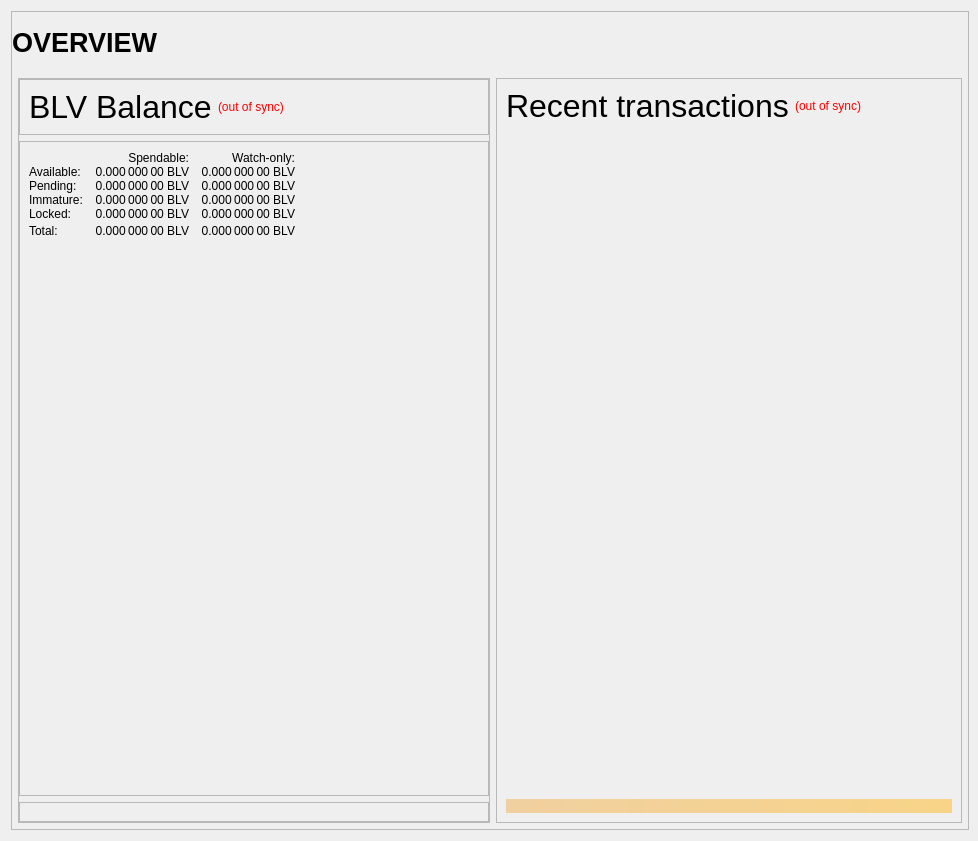
<?xml version="1.0" encoding="UTF-8"?>
<ui version="4.0">
 <class>OverviewPage</class>
 <widget class="QWidget" name="OverviewPage">
  <property name="geometry">
   <rect>
    <x>0</x>
    <y>0</y>
    <width>978</width>
    <height>841</height>
   </rect>
  </property>
  <property name="minimumSize">
   <size>
    <width>960</width>
    <height>682</height>
   </size>
  </property>
  <property name="windowTitle">
   <string>Form</string>
  </property>
  <layout class="QVBoxLayout" name="topLayout" stretch="1">
   <property name="rightMargin">
    <number>9</number>
   </property>
   <item>
    <widget class="QFrame" name="frame_BG">
     <property name="minimumSize">
      <size>
       <width>850</width>
       <height>610</height>
      </size>
     </property>
     <property name="maximumSize">
      <size>
       <width>16777215</width>
       <height>16777215</height>
      </size>
     </property>
     <property name="frameShape">
      <enum>QFrame::StyledPanel</enum>
     </property>
     <property name="frameShadow">
      <enum>QFrame::Raised</enum>
     </property>
     <layout class="QVBoxLayout" name="verticalLayout_3" stretch="1">
      <property name="leftMargin">
       <number>0</number>
      </property>
      <property name="topMargin">
       <number>0</number>
      </property>
      <property name="rightMargin">
       <number>0</number>
      </property>
      <property name="bottomMargin">
       <number>6</number>
      </property>
      <item>
       <layout class="QVBoxLayout" name="verticalLayout_Master" stretch="0,1">
        <property name="leftMargin">
         <number>0</number>
        </property>
        <property name="topMargin">
         <number>0</number>
        </property>
        <property name="rightMargin">
         <number>0</number>
        </property>
        <property name="bottomMargin">
         <number>0</number>
        </property>
        <item>
         <widget class="QFrame" name="frame_Header">
          <layout class="QVBoxLayout" name="verticalLayout_Header" stretch="0">
           <property name="leftMargin">
            <number>0</number>
           </property>
           <property name="topMargin">
            <number>0</number>
           </property>
           <property name="rightMargin">
            <number>0</number>
           </property>
           <property name="bottomMargin">
            <number>0</number>
           </property>
           <item>
            <layout class="QHBoxLayout" name="horizontalLayout_Header" stretch="1,0,1">
             <property name="spacing">
              <number>6</number>
             </property>
             <item>
              <widget class="QLabel" name="labelOverviewHeaderLeft">
               <property name="minimumSize">
                <size>
                 <width>464</width>
                 <height>60</height>
                </size>
               </property>
               <property name="maximumSize">
                <size>
                 <width>16777215</width>
                 <height>60</height>
                </size>
               </property>
               <property name="font">
                <font>
                 <pointsize>20</pointsize>
                 <weight>75</weight>
                 <bold>true</bold>
                </font>
               </property>
               <property name="text">
                <string>OVERVIEW</string>
               </property>
               <property name="alignment">
                <set>Qt::AlignLeading|Qt::AlignLeft|Qt::AlignVCenter</set>
               </property>
              </widget>
             </item>
             <item>
              <spacer name="horizontalSpacer_Header">
               <property name="orientation">
                <enum>Qt::Horizontal</enum>
               </property>
               <property name="sizeHint" stdset="0">
                <size>
                 <width>40</width>
                 <height>20</height>
                </size>
               </property>
              </spacer>
             </item>
             <item>
              <widget class="QLabel" name="labelOverviewHeaderRight">
               <property name="minimumSize">
                <size>
                 <width>464</width>
                 <height>60</height>
                </size>
               </property>
               <property name="maximumSize">
                <size>
                 <width>16777215</width>
                 <height>60</height>
                </size>
               </property>
               <property name="font">
                <font>
                 <pointsize>14</pointsize>
                </font>
               </property>
               <property name="text">
                <string/>
               </property>
               <property name="alignment">
                <set>Qt::AlignRight|Qt::AlignTrailing|Qt::AlignVCenter</set>
               </property>
              </widget>
             </item>
            </layout>
           </item>
          </layout>
         </widget>
        </item>
        <item>
         <widget class="QFrame" name="frame_Content">
          <layout class="QVBoxLayout" name="verticalLayout_Content">
           <property name="leftMargin">
            <number>6</number>
           </property>
           <property name="topMargin">
            <number>0</number>
           </property>
           <property name="rightMargin">
            <number>6</number>
           </property>
           <property name="bottomMargin">
            <number>0</number>
           </property>
           <item>
            <layout class="QHBoxLayout" name="horizontalLayout_Content" stretch="1,1">
             <property name="spacing">
              <number>6</number>
             </property>
             <item>
              <layout class="QVBoxLayout" name="verticalLayout_left" stretch="0">
               <item>
                <widget class="QFrame" name="frameObfuscation">
                 <property name="minimumSize">
                  <size>
                   <width>0</width>
                   <height>0</height>
                  </size>
                 </property>
                 <property name="frameShape">
                  <enum>QFrame::StyledPanel</enum>
                 </property>
                 <property name="frameShadow">
                  <enum>QFrame::Raised</enum>
                 </property>
                 <layout class="QVBoxLayout" name="verticalLayout" stretch="0,0,0">
                  <property name="leftMargin">
                   <number>0</number>
                  </property>
                  <property name="topMargin">
                   <number>0</number>
                  </property>
                  <property name="rightMargin">
                   <number>0</number>
                  </property>
                  <property name="bottomMargin">
                   <number>0</number>
                  </property>
                  <item>
                   <widget class="QFrame" name="frame_CombinedBalances">
                    <property name="minimumSize">
                     <size>
                      <width>470</width>
                      <height>0</height>
                     </size>
                    </property>
                    <property name="frameShape">
                     <enum>QFrame::StyledPanel</enum>
                    </property>
                    <property name="frameShadow">
                     <enum>QFrame::Raised</enum>
                    </property>
                    <layout class="QVBoxLayout" name="verticalLayout_5">
                     <property name="spacing">
                      <number>6</number>
                     </property>
                     <property name="sizeConstraint">
                      <enum>QLayout::SetNoConstraint</enum>
                     </property>
                     <item>
                      <layout class="QHBoxLayout" name="horizontalLayout_5" stretch="0,0,0">
                       <item>
                        <widget class="QLabel" name="label_5z">
                         <property name="minimumSize">
                          <size>
                           <width>0</width>
                           <height>20</height>
                          </size>
                         </property>
                         <property name="font">
                          <font>
                           <pointsize>24</pointsize>
                           <weight>50</weight>
                           <bold>false</bold>
                          </font>
                         </property>
                         <property name="text">
                          <string>BLV Balance</string>
                         </property>
                        </widget>
                       </item>
                       <item>
                        <widget class="QLabel" name="labelWalletStatus">
                         <property name="cursor">
                          <cursorShape>WhatsThisCursor</cursorShape>
                         </property>
                         <property name="toolTip">
                          <string>The displayed information may be out of date. Your wallet automatically synchronizes with the BitcoinLove network after a connection is established, but this process has not completed yet.</string>
                         </property>
                         <property name="styleSheet">
                          <string notr="true">QLabel { color: red; }</string>
                         </property>
                         <property name="text">
                          <string notr="true">(out of sync)</string>
                         </property>
                         <property name="alignment">
                          <set>Qt::AlignLeading|Qt::AlignLeft|Qt::AlignVCenter</set>
                         </property>
                        </widget>
                       </item>
                       <item>
                        <spacer name="horizontalSpacer_1">
                         <property name="orientation">
                          <enum>Qt::Horizontal</enum>
                         </property>
                         <property name="sizeHint" stdset="0">
                          <size>
                           <width>40</width>
                           <height>20</height>
                          </size>
                         </property>
                        </spacer>
                       </item>
                      </layout>
                     </item>
                    </layout>
                   </widget>
                  </item>
                  <item>
                   <widget class="QFrame" name="frame_Balances">
                    <property name="frameShape">
                     <enum>QFrame::StyledPanel</enum>
                    </property>
                    <property name="frameShadow">
                     <enum>QFrame::Raised</enum>
                    </property>
                    <layout class="QVBoxLayout" name="verticalLayout_4">
                     <property name="topMargin">
                      <number>9</number>
                     </property>
                     <item>
                      <layout class="QGridLayout" name="gridLayout">
                       <property name="horizontalSpacing">
                        <number>12</number>
                       </property>
                       <property name="verticalSpacing">
                        <number>0</number>
                       </property>
                       <item row="4" column="0">
                        <widget class="QLabel" name="labelLockedBalanceText">
                         <property name="toolTip">
                          <string>Locked BLV or Masternode collaterals. These are excluded from zBLV minting.</string>
                         </property>
                         <property name="text">
                          <string>Locked:</string>
                         </property>
                        </widget>
                       </item>
                       <item row="4" column="2">
                        <widget class="QLabel" name="labelWatchLocked">
                         <property name="font">
                          <font>
                           <weight>50</weight>
                           <bold>false</bold>
                          </font>
                         </property>
                         <property name="cursor">
                          <cursorShape>IBeamCursor</cursorShape>
                         </property>
                         <property name="toolTip">
                          <string>Current locked balance in watch-only addresses</string>
                         </property>
                         <property name="text">
                          <string notr="true">0.000 000 00 BLV</string>
                         </property>
                         <property name="alignment">
                          <set>Qt::AlignRight|Qt::AlignTrailing|Qt::AlignVCenter</set>
                         </property>
                         <property name="textInteractionFlags">
                          <set>Qt::LinksAccessibleByMouse|Qt::TextSelectableByKeyboard|Qt::TextSelectableByMouse</set>
                         </property>
                        </widget>
                       </item>
                       <item row="3" column="2">
                        <widget class="QLabel" name="labelWatchImmature">
                         <property name="font">
                          <font>
                           <weight>50</weight>
                           <bold>false</bold>
                          </font>
                         </property>
                         <property name="cursor">
                          <cursorShape>IBeamCursor</cursorShape>
                         </property>
                         <property name="toolTip">
                          <string>Staked or masternode rewards in watch-only addresses that has not yet matured</string>
                         </property>
                         <property name="text">
                          <string notr="true">0.000 000 00 BLV</string>
                         </property>
                         <property name="alignment">
                          <set>Qt::AlignRight|Qt::AlignTrailing|Qt::AlignVCenter</set>
                         </property>
                         <property name="textInteractionFlags">
                          <set>Qt::LinksAccessibleByMouse|Qt::TextSelectableByKeyboard|Qt::TextSelectableByMouse</set>
                         </property>
                        </widget>
                       </item>
                       <item row="3" column="0">
                        <widget class="QLabel" name="labelImmatureText">
                         <property name="text">
                          <string>Immature:</string>
                         </property>
                        </widget>
                       </item>
                       <item row="5" column="0">
                        <widget class="QLabel" name="labelTotalText">
                         <property name="toolTip">
                          <string>Your current BitcoinLove balance, unconfirmed and immature transactions included</string>
                         </property>
                         <property name="text">
                          <string>Total:</string>
                         </property>
                        </widget>
                       </item>
                       <item row="1" column="1">
                        <widget class="QLabel" name="labelBalance">
                         <property name="font">
                          <font>
                           <weight>50</weight>
                           <bold>false</bold>
                          </font>
                         </property>
                         <property name="cursor">
                          <cursorShape>IBeamCursor</cursorShape>
                         </property>
                         <property name="toolTip">
                          <string>Your current spendable balance</string>
                         </property>
                         <property name="text">
                          <string notr="true">0.000 000 00 BLV</string>
                         </property>
                         <property name="alignment">
                          <set>Qt::AlignRight|Qt::AlignTrailing|Qt::AlignVCenter</set>
                         </property>
                         <property name="textInteractionFlags">
                          <set>Qt::LinksAccessibleByMouse|Qt::TextSelectableByKeyboard|Qt::TextSelectableByMouse</set>
                         </property>
                        </widget>
                       </item>
                       <item row="3" column="1">
                        <widget class="QLabel" name="labelImmature">
                         <property name="font">
                          <font>
                           <weight>50</weight>
                           <bold>false</bold>
                          </font>
                         </property>
                         <property name="cursor">
                          <cursorShape>IBeamCursor</cursorShape>
                         </property>
                         <property name="toolTip">
                          <string>Staked or masternode rewards that has not yet matured</string>
                         </property>
                         <property name="text">
                          <string notr="true">0.000 000 00 BLV</string>
                         </property>
                         <property name="alignment">
                          <set>Qt::AlignRight|Qt::AlignTrailing|Qt::AlignVCenter</set>
                         </property>
                         <property name="textInteractionFlags">
                          <set>Qt::LinksAccessibleByMouse|Qt::TextSelectableByKeyboard|Qt::TextSelectableByMouse</set>
                         </property>
                        </widget>
                       </item>
                       <item row="0" column="1">
                        <widget class="QLabel" name="labelSpendable">
                         <property name="text">
                          <string>Spendable:</string>
                         </property>
                         <property name="alignment">
                          <set>Qt::AlignRight|Qt::AlignTrailing|Qt::AlignVCenter</set>
                         </property>
                        </widget>
                       </item>
                       <item row="2" column="2">
                        <widget class="QLabel" name="labelWatchPending">
                         <property name="font">
                          <font>
                           <weight>50</weight>
                           <bold>false</bold>
                          </font>
                         </property>
                         <property name="cursor">
                          <cursorShape>IBeamCursor</cursorShape>
                         </property>
                         <property name="toolTip">
                          <string>Unconfirmed transactions to watch-only addresses</string>
                         </property>
                         <property name="text">
                          <string notr="true">0.000 000 00 BLV</string>
                         </property>
                         <property name="alignment">
                          <set>Qt::AlignRight|Qt::AlignTrailing|Qt::AlignVCenter</set>
                         </property>
                         <property name="textInteractionFlags">
                          <set>Qt::LinksAccessibleByMouse|Qt::TextSelectableByKeyboard|Qt::TextSelectableByMouse</set>
                         </property>
                        </widget>
                       </item>
                       <item row="5" column="2">
                        <widget class="QLabel" name="labelWatchTotal">
                         <property name="font">
                          <font>
                           <weight>50</weight>
                           <bold>false</bold>
                          </font>
                         </property>
                         <property name="cursor">
                          <cursorShape>IBeamCursor</cursorShape>
                         </property>
                         <property name="toolTip">
                          <string>Current total balance in watch-only addresses</string>
                         </property>
                         <property name="text">
                          <string notr="true">0.000 000 00 BLV</string>
                         </property>
                         <property name="alignment">
                          <set>Qt::AlignRight|Qt::AlignTrailing|Qt::AlignVCenter</set>
                         </property>
                         <property name="textInteractionFlags">
                          <set>Qt::LinksAccessibleByMouse|Qt::TextSelectableByKeyboard|Qt::TextSelectableByMouse</set>
                         </property>
                        </widget>
                       </item>
                       <item row="4" column="1">
                        <widget class="QLabel" name="labelLockedBalance">
                         <property name="font">
                          <font>
                           <weight>50</weight>
                           <bold>false</bold>
                          </font>
                         </property>
                         <property name="cursor">
                          <cursorShape>IBeamCursor</cursorShape>
                         </property>
                         <property name="toolTip">
                          <string>Locked BLV or Masternode collaterals. These are excluded from zBLV minting.</string>
                         </property>
                         <property name="text">
                          <string notr="true">0.000 000 00 BLV</string>
                         </property>
                         <property name="alignment">
                          <set>Qt::AlignRight|Qt::AlignTrailing|Qt::AlignVCenter</set>
                         </property>
                         <property name="textInteractionFlags">
                          <set>Qt::LinksAccessibleByMouse|Qt::TextSelectableByKeyboard|Qt::TextSelectableByMouse</set>
                         </property>
                        </widget>
                       </item>
                       <item row="5" column="3">
                        <spacer name="horizontalSpacer_9">
                         <property name="orientation">
                          <enum>Qt::Horizontal</enum>
                         </property>
                         <property name="sizeHint" stdset="0">
                          <size>
                           <width>40</width>
                           <height>20</height>
                          </size>
                         </property>
                        </spacer>
                       </item>
                       <item row="1" column="0">
                        <widget class="QLabel" name="labelBalanceText">
                         <property name="text">
                          <string>Available:</string>
                         </property>
                        </widget>
                       </item>
                       <item row="2" column="0">
                        <widget class="QLabel" name="labelPendingText">
                         <property name="text">
                          <string>Pending:</string>
                         </property>
                        </widget>
                       </item>
                       <item row="5" column="1">
                        <widget class="QLabel" name="labelTotal">
                         <property name="font">
                          <font>
                           <weight>50</weight>
                           <bold>false</bold>
                          </font>
                         </property>
                         <property name="cursor">
                          <cursorShape>IBeamCursor</cursorShape>
                         </property>
                         <property name="toolTip">
                          <string>Your current BitcoinLove balance, unconfirmed and immature transactions included</string>
                         </property>
                         <property name="text">
                          <string notr="true">0.000 000 00 BLV</string>
                         </property>
                         <property name="alignment">
                          <set>Qt::AlignRight|Qt::AlignTrailing|Qt::AlignVCenter</set>
                         </property>
                         <property name="textInteractionFlags">
                          <set>Qt::LinksAccessibleByMouse|Qt::TextSelectableByKeyboard|Qt::TextSelectableByMouse</set>
                         </property>
                        </widget>
                       </item>
                       <item row="0" column="2">
                        <widget class="QLabel" name="labelWatchonly">
                         <property name="text">
                          <string>Watch-only:</string>
                         </property>
                         <property name="alignment">
                          <set>Qt::AlignRight|Qt::AlignTrailing|Qt::AlignVCenter</set>
                         </property>
                        </widget>
                       </item>
                       <item row="2" column="1">
                        <widget class="QLabel" name="labelUnconfirmed">
                         <property name="font">
                          <font>
                           <weight>50</weight>
                           <bold>false</bold>
                          </font>
                         </property>
                         <property name="cursor">
                          <cursorShape>IBeamCursor</cursorShape>
                         </property>
                         <property name="toolTip">
                          <string>Total of transactions that have yet to be confirmed, and do not yet count toward the spendable balance</string>
                         </property>
                         <property name="text">
                          <string notr="true">0.000 000 00 BLV</string>
                         </property>
                         <property name="alignment">
                          <set>Qt::AlignRight|Qt::AlignTrailing|Qt::AlignVCenter</set>
                         </property>
                         <property name="textInteractionFlags">
                          <set>Qt::LinksAccessibleByMouse|Qt::TextSelectableByKeyboard|Qt::TextSelectableByMouse</set>
                         </property>
                        </widget>
                       </item>
                       <item row="1" column="2">
                        <widget class="QLabel" name="labelWatchAvailable">
                         <property name="font">
                          <font>
                           <weight>50</weight>
                           <bold>false</bold>
                          </font>
                         </property>
                         <property name="cursor">
                          <cursorShape>IBeamCursor</cursorShape>
                         </property>
                         <property name="toolTip">
                          <string>Your current balance in watch-only addresses</string>
                         </property>
                         <property name="text">
                          <string notr="true">0.000 000 00 BLV</string>
                         </property>
                         <property name="alignment">
                          <set>Qt::AlignRight|Qt::AlignTrailing|Qt::AlignVCenter</set>
                         </property>
                         <property name="textInteractionFlags">
                          <set>Qt::LinksAccessibleByMouse|Qt::TextSelectableByKeyboard|Qt::TextSelectableByMouse</set>
                         </property>
                        </widget>
                       </item>
                      </layout>
                     </item>
                     <item>
                      <spacer name="verticalSpacer_3">
                       <property name="orientation">
                        <enum>Qt::Vertical</enum>
                       </property>
                       <property name="sizeHint" stdset="0">
                        <size>
                         <width>20</width>
                         <height>40</height>
                        </size>
                       </property>
                      </spacer>
                     </item>
                    </layout>
                   </widget>
                  </item>
                  <item>
                   <widget class="QFrame" name="frame_ZerocoinBalances">
                    <property name="frameShape">
                     <enum>QFrame::StyledPanel</enum>
                    </property>
                    <property name="frameShadow">
                     <enum>QFrame::Raised</enum>
                    </property>
                    <layout class="QVBoxLayout" name="verticalLayout_7"/>
                   </widget>
                  </item>
                 </layout>
                </widget>
               </item>
              </layout>
             </item>
             <item>
              <layout class="QVBoxLayout" name="verticalLayout_right" stretch="1">
               <item>
                <widget class="QFrame" name="frame_RecentTransactions">
                 <property name="minimumSize">
                  <size>
                   <width>0</width>
                   <height>0</height>
                  </size>
                 </property>
                 <property name="frameShape">
                  <enum>QFrame::StyledPanel</enum>
                 </property>
                 <property name="frameShadow">
                  <enum>QFrame::Raised</enum>
                 </property>
                 <layout class="QVBoxLayout" name="verticalLayout_1" stretch="0,0,0,0">
                  <item>
                   <layout class="QHBoxLayout" name="horizontalLayout_2">
                    <item>
                     <widget class="QLabel" name="label_4">
                      <property name="minimumSize">
                       <size>
                        <width>0</width>
                        <height>20</height>
                       </size>
                      </property>
                      <property name="font">
                       <font>
                        <pointsize>24</pointsize>
                        <weight>50</weight>
                        <bold>false</bold>
                       </font>
                      </property>
                      <property name="text">
                       <string>Recent transactions</string>
                      </property>
                     </widget>
                    </item>
                    <item>
                     <widget class="QLabel" name="labelTransactionsStatus">
                      <property name="cursor">
                       <cursorShape>WhatsThisCursor</cursorShape>
                      </property>
                      <property name="toolTip">
                       <string>The displayed information may be out of date. Your wallet automatically synchronizes with the BitcoinLove network after a connection is established, but this process has not completed yet.</string>
                      </property>
                      <property name="styleSheet">
                       <string notr="true">QLabel { color: red; }</string>
                      </property>
                      <property name="text">
                       <string notr="true">(out of sync)</string>
                      </property>
                      <property name="alignment">
                       <set>Qt::AlignRight|Qt::AlignTrailing|Qt::AlignVCenter</set>
                      </property>
                     </widget>
                    </item>
                    <item>
                     <spacer name="horizontalSpacer">
                      <property name="orientation">
                       <enum>Qt::Horizontal</enum>
                      </property>
                      <property name="sizeHint" stdset="0">
                       <size>
                        <width>40</width>
                        <height>20</height>
                       </size>
                      </property>
                     </spacer>
                    </item>
                   </layout>
                  </item>
                  <item>
                   <widget class="QListView" name="listTransactions">
                    <property name="minimumSize">
                     <size>
                      <width>0</width>
                      <height>0</height>
                     </size>
                    </property>
                    <property name="styleSheet">
                     <string notr="true">QListView { background: transparent; }</string>
                    </property>
                    <property name="frameShape">
                     <enum>QFrame::NoFrame</enum>
                    </property>
                    <property name="verticalScrollBarPolicy">
                     <enum>Qt::ScrollBarAlwaysOff</enum>
                    </property>
                    <property name="horizontalScrollBarPolicy">
                     <enum>Qt::ScrollBarAlwaysOff</enum>
                    </property>
                    <property name="selectionMode">
                     <enum>QAbstractItemView::NoSelection</enum>
                    </property>
                   </widget>
                  </item>
                  <item>
                   <spacer name="verticalSpacer_2">
                    <property name="orientation">
                     <enum>Qt::Vertical</enum>
                    </property>
                    <property name="sizeType">
                     <enum>QSizePolicy::Expanding</enum>
                    </property>
                    <property name="sizeHint" stdset="0">
                     <size>
                      <width>20</width>
                      <height>40</height>
                     </size>
                    </property>
                   </spacer>
                  </item>
                  <item>
                   <widget class="QLabel" name="labelAlerts">
                    <property name="maximumSize">
                     <size>
                      <width>16777215</width>
                      <height>16777215</height>
                     </size>
                    </property>
                    <property name="styleSheet">
                     <string notr="true">background-color: qlineargradient(x1: 0, y1: 0, x2: 1, y2: 0, stop:0 #F0D0A0, stop:1 #F8D488); color:#000000;</string>
                    </property>
                    <property name="text">
                     <string/>
                    </property>
                    <property name="wordWrap">
                     <bool>true</bool>
                    </property>
                    <property name="margin">
                     <number>3</number>
                    </property>
                   </widget>
                  </item>
                 </layout>
                </widget>
               </item>
              </layout>
             </item>
            </layout>
           </item>
          </layout>
         </widget>
        </item>
       </layout>
      </item>
     </layout>
    </widget>
   </item>
  </layout>
 </widget>
 <resources/>
 <connections/>
</ui>
